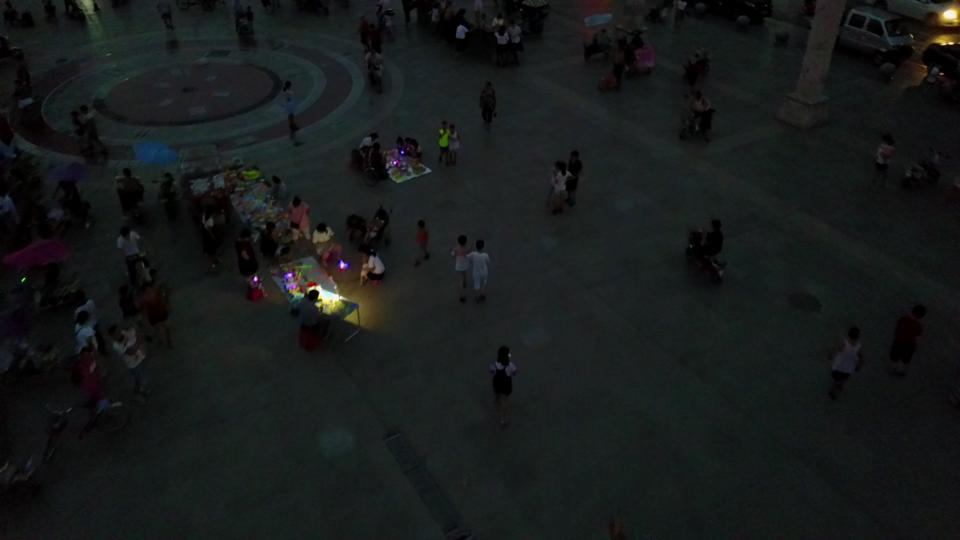
#> input picture datasets/images/val/0000055_00714_d_0000110.jpg, 960 x 540 px; its folder holds 4 pictures in this run
$ python image_resize.py
#> lines starting #> are read from the running program, lines starting #| are printed output that depends on the picture
import os
import csv
import numpy as np
from PIL import Image


#Method to size all images to 640x640
#I think the model was already doing this automatically, but doing it beforehand saves training time
def process_files(input_folder, output_folder):

#> called with input_folder = 'datasets/images/val', output_folder = 'datasets/images_640/val'
    if not os.path.exists(output_folder):
        os.makedirs(output_folder)

    for filename in os.listdir(input_folder):
        if filename.endswith('.jpg'):  #check that its an image
            input_file_path = os.path.join(input_folder, filename)
            output_file_path = os.path.join(output_folder, filename)

            output_image = Image.open(input_file_path).resize((640,640))#do the resize
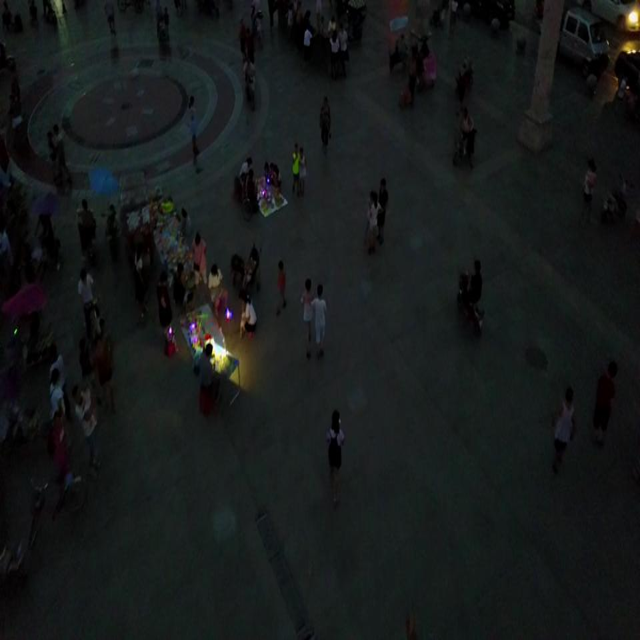
#> output_image: PIL image 640x640 RGB; mean R, G, B 23.5, 26.9, 26.9

            output_image.save(output_file_path)
#> pass 2 of the loop in process_files, `for filename in os.listdir(input_folder):`:
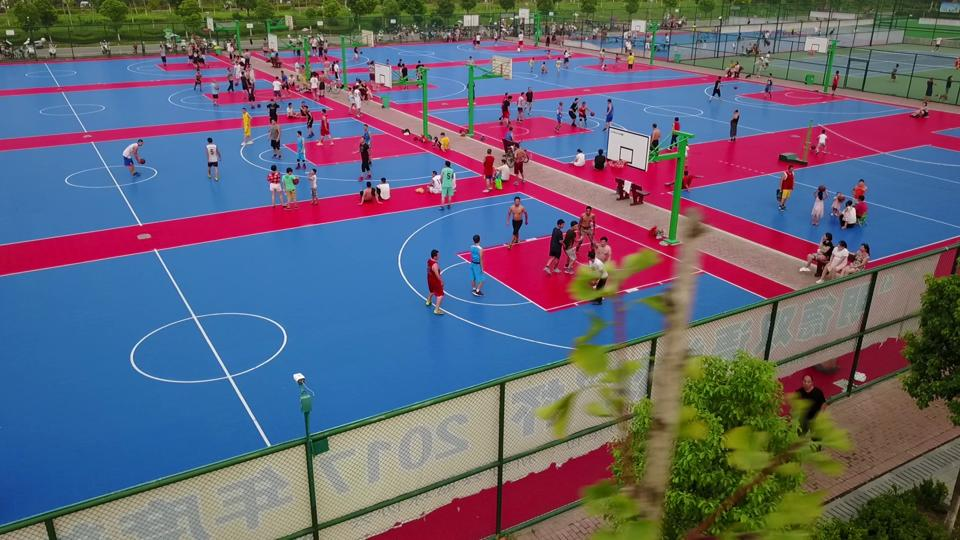
#> input picture datasets/images/val/0000086_01443_d_0000004.jpg, 960 x 540 px
#> in process_files, `output_image = Image.open(input_file_path).resize((640,640))#do the re..`:
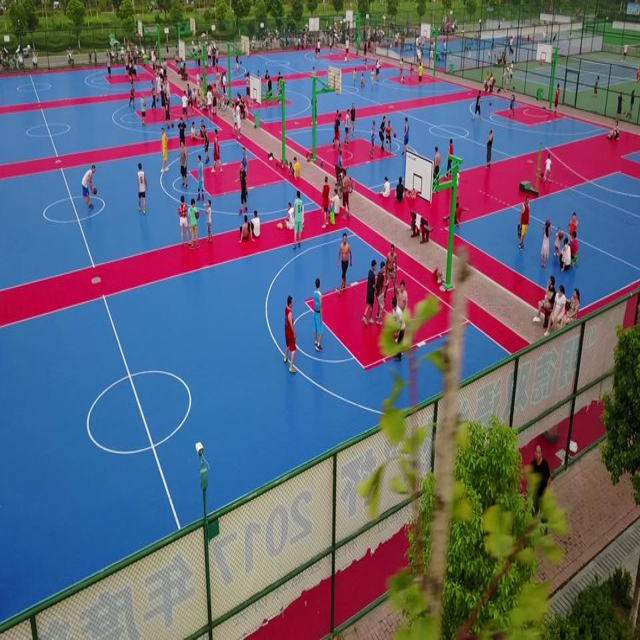
#> output_image: PIL image 640x640 RGB; mean R, G, B 100.4, 99.5, 117.3
#> pass 3 of the loop in process_files, `for filename in os.listdir(input_folder):`:
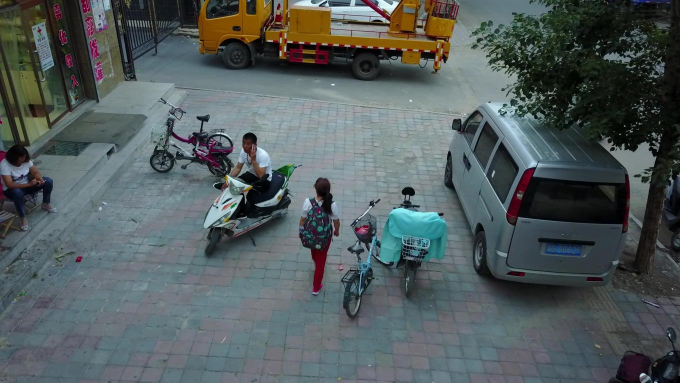
#> input picture datasets/images/val/0000103_02964_d_0000030.jpg, 1360 x 765 px (shown at 1/2 size)
#> in process_files, `output_image = Image.open(input_file_path).resize((640,640))#do the re..`:
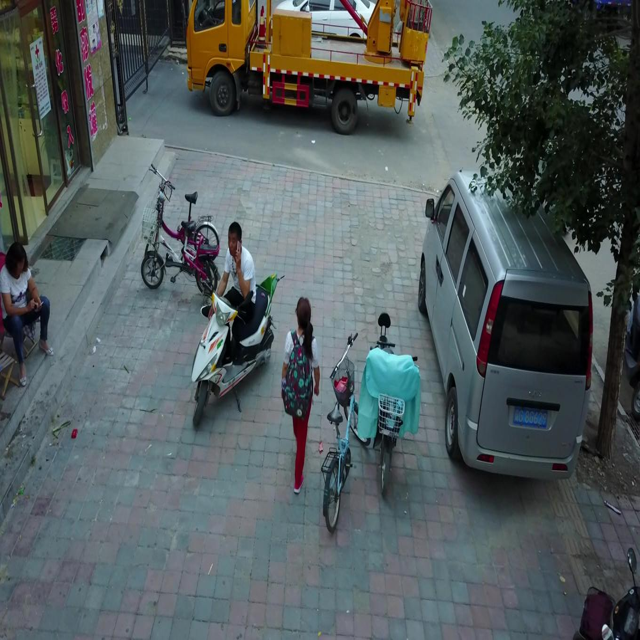
#> output_image: PIL image 640x640 RGB; mean R, G, B 82.9, 92.3, 93.1
#> the loop made 4 passes; the first 3 are shown

input_folder = 'datasets/images/val'
output_folder = 'datasets/images_640/val'
process_files(input_folder, output_folder)
